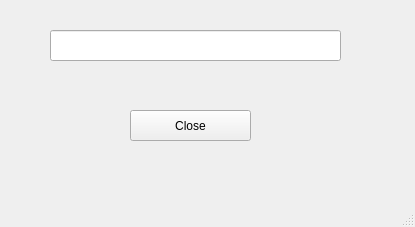
<?xml version="1.0" encoding="UTF-8"?>
<ui version="4.0">
 <class>PopUp</class>
 <widget class="QMainWindow" name="PopUp">
  <property name="geometry">
   <rect>
    <x>0</x>
    <y>0</y>
    <width>415</width>
    <height>227</height>
   </rect>
  </property>
  <property name="windowTitle">
   <string>MainWindow</string>
  </property>
  <widget class="QWidget" name="centralwidget">
   <widget class="QLineEdit" name="lineEdit">
    <property name="geometry">
     <rect>
      <x>50</x>
      <y>30</y>
      <width>291</width>
      <height>31</height>
     </rect>
    </property>
    <property name="alignment">
     <set>Qt::AlignCenter</set>
    </property>
   </widget>
   <widget class="QPushButton" name="pushButton">
    <property name="geometry">
     <rect>
      <x>130</x>
      <y>110</y>
      <width>121</width>
      <height>31</height>
     </rect>
    </property>
    <property name="text">
     <string>Close</string>
    </property>
   </widget>
  </widget>
  <widget class="QMenuBar" name="menubar">
   <property name="geometry">
    <rect>
     <x>0</x>
     <y>0</y>
     <width>415</width>
     <height>21</height>
    </rect>
   </property>
  </widget>
  <widget class="QStatusBar" name="statusbar"/>
 </widget>
 <resources/>
 <connections/>
</ui>
